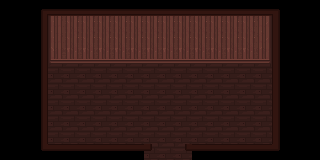

Below is a game level as drawn by its tile map, then a one-line description and the .tmx that defines it (tile-layer data replaced by summaries):
An orthogonal 20x10 tile map with 16x16 px tiles, 5 tile layers (floor, carpet, wall, furniture, ...).

<map version="1.10" tiledversion="1.11.2" orientation="orthogonal" renderorder="right-down" width="20" height="10" tilewidth="16" tileheight="16" infinite="0" nextlayerid="6" nextobjectid="1">
 <editorsettings>
  <export target="indoorTiles.tmj" format="json" />
 </editorsettings>
 <tileset firstgid="1" name="indoortiles" tilewidth="16" tileheight="16" tilecount="64" columns="8">
  <image source="../sitetiles.png" width="128" height="128" />
  <tile id="0">
   <properties>
    <property name="collides" type="bool" value="false" />
   </properties>
  </tile>
  <tile id="1">
   <properties>
    <property name="collides" type="bool" value="false" />
   </properties>
  </tile>
  <tile id="2">
   <properties>
    <property name="collides" type="bool" value="false" />
   </properties>
  </tile>
  <tile id="3">
   <properties>
    <property name="collides" type="bool" value="false" />
   </properties>
  </tile>
  <tile id="4">
   <properties>
    <property name="collides" type="bool" value="false" />
   </properties>
  </tile>
  <tile id="5">
   <properties>
    <property name="collides" type="bool" value="false" />
   </properties>
  </tile>
  <tile id="6">
   <properties>
    <property name="collides" type="bool" value="false" />
   </properties>
  </tile>
  <tile id="7">
   <properties>
    <property name="collides" type="bool" value="false" />
   </properties>
  </tile>
  <tile id="8">
   <properties>
    <property name="collides" type="bool" value="false" />
   </properties>
  </tile>
  <tile id="9">
   <properties>
    <property name="collides" type="bool" value="false" />
   </properties>
  </tile>
  <tile id="10">
   <properties>
    <property name="collides" type="bool" value="false" />
   </properties>
  </tile>
  <tile id="11">
   <properties>
    <property name="collides" type="bool" value="false" />
   </properties>
  </tile>
  <tile id="12">
   <properties>
    <property name="collides" type="bool" value="false" />
   </properties>
  </tile>
  <tile id="13">
   <properties>
    <property name="collides" type="bool" value="true" />
   </properties>
  </tile>
  <tile id="14">
   <properties>
    <property name="collides" type="bool" value="true" />
   </properties>
  </tile>
  <tile id="15">
   <properties>
    <property name="collides" type="bool" value="true" />
   </properties>
  </tile>
  <tile id="16">
   <properties>
    <property name="collides" type="bool" value="false" />
   </properties>
  </tile>
  <tile id="17">
   <properties>
    <property name="collides" type="bool" value="false" />
   </properties>
  </tile>
  <tile id="18">
   <properties>
    <property name="collides" type="bool" value="false" />
   </properties>
  </tile>
  <tile id="19">
   <properties>
    <property name="collides" type="bool" value="false" />
   </properties>
  </tile>
  <tile id="20">
   <properties>
    <property name="collides" type="bool" value="false" />
   </properties>
  </tile>
  <tile id="21">
   <properties>
    <property name="collides" type="bool" value="true" />
   </properties>
  </tile>
  <tile id="22">
   <properties>
    <property name="collides" type="bool" value="true" />
   </properties>
  </tile>
  <tile id="23">
   <properties>
    <property name="collides" type="bool" value="true" />
   </properties>
  </tile>
  <tile id="24">
   <properties>
    <property name="collides" type="bool" value="false" />
   </properties>
  </tile>
  <tile id="25">
   <properties>
    <property name="collides" type="bool" value="false" />
   </properties>
  </tile>
  <tile id="26">
   <properties>
    <property name="collides" type="bool" value="false" />
   </properties>
  </tile>
  <tile id="27">
   <properties>
    <property name="collides" type="bool" value="false" />
   </properties>
  </tile>
  <tile id="28">
   <properties>
    <property name="collides" type="bool" value="false" />
   </properties>
  </tile>
  <tile id="29">
   <properties>
    <property name="collides" type="bool" value="true" />
   </properties>
  </tile>
  <tile id="30">
   <properties>
    <property name="collides" type="bool" value="true" />
   </properties>
  </tile>
  <tile id="31">
   <properties>
    <property name="collides" type="bool" value="true" />
   </properties>
  </tile>
  <tile id="32">
   <properties>
    <property name="collides" type="bool" value="false" />
   </properties>
  </tile>
  <tile id="33">
   <properties>
    <property name="collides" type="bool" value="false" />
   </properties>
  </tile>
  <tile id="34">
   <properties>
    <property name="collides" type="bool" value="false" />
   </properties>
  </tile>
  <tile id="35">
   <properties>
    <property name="collides" type="bool" value="false" />
   </properties>
  </tile>
  <tile id="36">
   <properties>
    <property name="collides" type="bool" value="false" />
   </properties>
  </tile>
  <tile id="37">
   <properties>
    <property name="collides" type="bool" value="false" />
   </properties>
  </tile>
  <tile id="38">
   <properties>
    <property name="collides" type="bool" value="false" />
   </properties>
  </tile>
  <tile id="39">
   <properties>
    <property name="collides" type="bool" value="false" />
   </properties>
  </tile>
  <tile id="40">
   <properties>
    <property name="collides" type="bool" value="false" />
   </properties>
  </tile>
  <tile id="41">
   <properties>
    <property name="collides" type="bool" value="true" />
   </properties>
  </tile>
  <tile id="42">
   <properties>
    <property name="collides" type="bool" value="true" />
   </properties>
  </tile>
  <tile id="43">
   <properties>
    <property name="collides" type="bool" value="true" />
   </properties>
  </tile>
  <tile id="44">
   <properties>
    <property name="collides" type="bool" value="false" />
   </properties>
  </tile>
  <tile id="45">
   <properties>
    <property name="collides" type="bool" value="false" />
   </properties>
  </tile>
  <tile id="46">
   <properties>
    <property name="collides" type="bool" value="false" />
   </properties>
  </tile>
  <tile id="47">
   <properties>
    <property name="collides" type="bool" value="false" />
   </properties>
  </tile>
  <tile id="48">
   <properties>
    <property name="collides" type="bool" value="false" />
   </properties>
  </tile>
  <tile id="49">
   <properties>
    <property name="collides" type="bool" value="true" />
   </properties>
  </tile>
  <tile id="50">
   <properties>
    <property name="collides" type="bool" value="true" />
   </properties>
  </tile>
  <tile id="51">
   <properties>
    <property name="collides" type="bool" value="true" />
   </properties>
  </tile>
  <tile id="52">
   <properties>
    <property name="collides" type="bool" value="false" />
   </properties>
  </tile>
  <tile id="53">
   <properties>
    <property name="collides" type="bool" value="false" />
   </properties>
  </tile>
  <tile id="54">
   <properties>
    <property name="collides" type="bool" value="false" />
   </properties>
  </tile>
  <tile id="55">
   <properties>
    <property name="collides" type="bool" value="false" />
   </properties>
  </tile>
 </tileset>
 <layer id="1" name="floor" width="20" height="10">
  <data>[200 cells, 73 non-empty, 1 distinct tile ids]</data>
 </layer>
 <layer id="5" name="carpet" width="20" height="10">
  <data>[200 cells, 0 non-empty, 0 distinct tile ids]</data>
 </layer>
 <layer id="2" name="wall" width="20" height="10">
  <data>[200 cells, 42 non-empty, 6 distinct tile ids]</data>
 </layer>
 <layer id="3" name="furniture" width="20" height="10" offsetx="-0.219156" offsety="-5.69804">
  <data>[200 cells, 0 non-empty, 0 distinct tile ids]</data>
 </layer>
 <layer id="4" name="roof" width="20" height="10">
  <data>[200 cells, 47 non-empty, 8 distinct tile ids]</data>
 </layer>
</map>